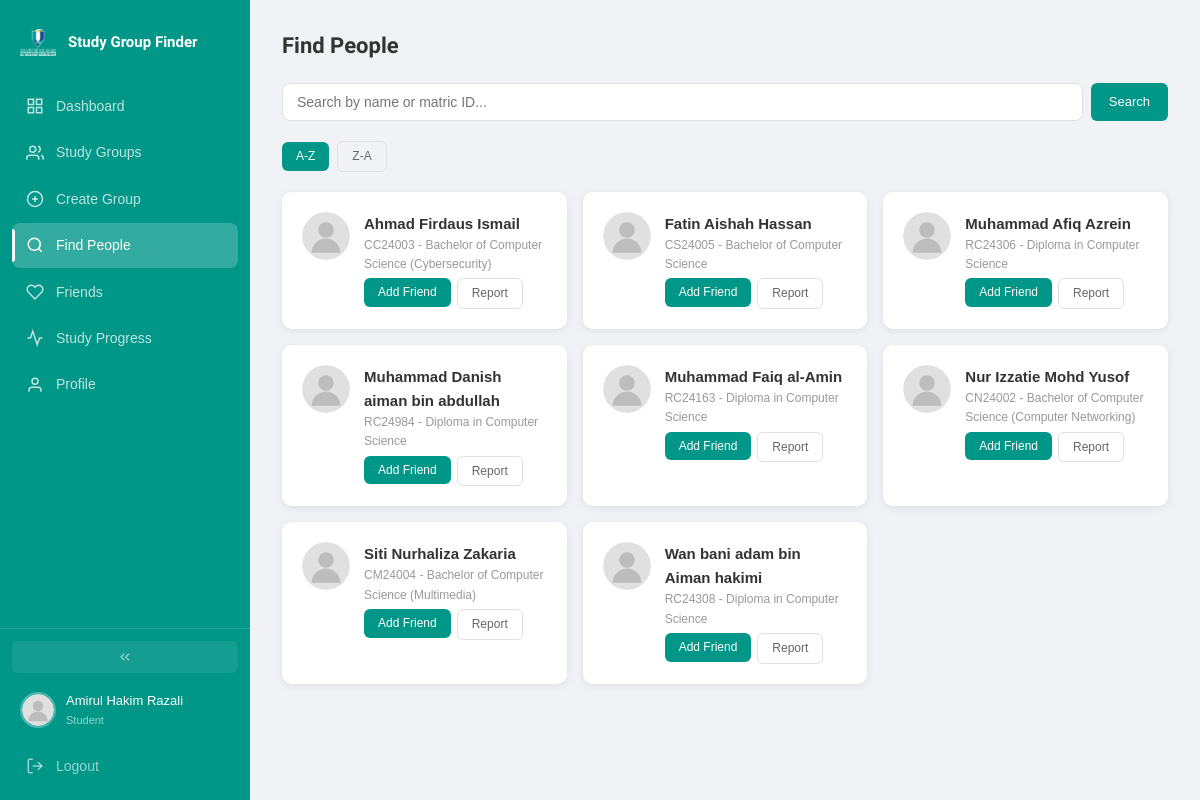
Screenshot of /php/people/index.php (signed in) with the database file from the repository.
### tables this page shows
CREATE TABLE IF NOT EXISTS users (
    id INT AUTO_INCREMENT PRIMARY KEY,
    matric_id VARCHAR(20) UNIQUE NOT NULL,
    full_name VARCHAR(100) NOT NULL,
    password VARCHAR(255) NOT NULL,
    role ENUM('Student','Admin') DEFAULT 'Student',
    approved TINYINT(1) NOT NULL DEFAULT 1,
    program VARCHAR(100),
    bio TEXT,
    avatar VARCHAR(255),
    banner VARCHAR(255),
    primary_color VARCHAR(7) DEFAULT '#009688',
    secondary_color VARCHAR(7) DEFAULT '#ffffff',
    text_color VARCHAR(7) DEFAULT '#333333',
    font_choice VARCHAR(30) DEFAULT 'Satoshi',
    card_style VARCHAR(20) DEFAULT 'plain',
    bg_type VARCHAR(20) DEFAULT 'default',
    bg_color VARCHAR(7) DEFAULT '#f0f2f5',
    bg_image VARCHAR(255),
    last_active DATETIME,
    banned_until DATETIME,
    ban_reason TEXT,
    muted_until DATETIME,
    created_at TIMESTAMP DEFAULT CURRENT_TIMESTAMP
);

### php/core/auth.php (called while the page is built, shortened)
<?php
function base_url(): string {
    $script = $_SERVER['SCRIPT_NAME'] ?? '';
    $pos = strrpos($script, '/php/');
    if ($pos !== false) {
        return substr($script, 0, $pos);
    }
    return '';
}
function e(?string $val): string {
    return htmlspecialchars($val ?? '', ENT_QUOTES, 'UTF-8');
}
function is_admin(): bool {
    return isset($_SESSION['user_role']) && $_SESSION['user_role'] === 'Admin';
}
function avatar_url(?string $avatar): string {
    return base_url() . '/css/default_avatar.svg';
}

### php/people/index.php (the view, shortened to what this page needs)
<?php
require_once __DIR__ . '/../core/auth.php';
require_once __DIR__ . '/../core/db.php';
require_once __DIR__ . '/../core/layout.php';
$uid = current_user_id();
$base = base_url();
$search = trim($_GET['q'] ?? '');
$sort = $_GET['sort'] ?? 'asc';
$order = $sort === 'desc' ? 'DESC' : 'ASC';
$where = "WHERE u.id != ? AND u.role = 'Student' AND u.approved = 1";
$params = [$uid];
$stmt = $pdo->prepare("
    SELECT u.*,
    (SELECT status FROM friends WHERE (sender_id = ? AND receiver_id = u.id) OR (sender_id = u.id AND receiver_id = ?) LIMIT 1) AS friend_status,
    (SELECT sender_id FROM friends WHERE (sender_id = ? AND receiver_id = u.id) OR (sender_id = u.id AND receiver_id = ?) LIMIT 1) AS friend_sender
    FROM users u
    $where
    ORDER BY u.full_name $order
    LIMIT 50
");
$stmt->execute(array_merge([$uid, $uid, $uid, $uid], $params));
$users = $stmt->fetchAll();
?>
<main class="main_content">
    <h1 class="page_title" style="margin-bottom:20px;"><?= is_admin() ? 'People' : 'Find People' ?></h1>
    <form method="GET" class="search_bar">
        <input class="field_input" type="text" name="q" value="<?= e($search) ?>" placeholder="Search by name or matric ID...">
        <button type="submit" class="btn btn_primary">Search</button>
    </form>
    <div class="filter_row">
        <a href="?q=<?= urlencode($search) ?>&sort=asc" class="btn <?= $sort === 'asc' ? 'btn_primary' : 'btn_ghost' ?> btn_sm">A-Z</a>
        <a href="?q=<?= urlencode($search) ?>&sort=desc" class="btn <?= $sort === 'desc' ? 'btn_primary' : 'btn_ghost' ?> btn_sm">Z-A</a>
    </div>
    <?php if (empty($users)): ?>
    <div class="empty_state">
        <h3>No people found</h3>
        <p>Try a different search term.</p>
    </div>
    <?php else: ?>
    <div class="people_grid">
        <?php foreach ($users as $u): ?>
        <div class="person_card">
            <img src="<?= avatar_url($u['avatar']) ?>" alt="" class="person_avatar">
            <div class="person_info">
                <span class="person_name"><a href="<?= $base ?>/php/profile/view.php?id=<?= $u['id'] ?>"><?= e($u['full_name']) ?></a></span>
                <span class="person_id"><?= e($u['matric_id']) ?> <?= $u['program'] ? '- ' . e($u['program']) : '' ?></span>
                <?php if (!is_admin()): ?>
                <div class="person_actions">
                    <?php if (!$u['friend_status']): ?>
                    <form method="POST" action="<?= $base ?>/php/api/friends.php" style="display:inline;">
                        <button type="submit" class="btn btn_primary btn_sm">Add Friend</button>
                    </form>
                    <?php elseif ($u['friend_status'] === 'accepted'): ?>
                    <span class="badge badge_info">Friends</span>
                    <?php endif; ?>
                    <button type="button" class="btn btn_ghost btn_sm" onclick="GSF.modal.open('report_modal');document.getElementById('report_user_id').value='<?= $u['id'] ?>';document.getElementById('report_matric').value='<?= e($u['matric_id']) ?>'">Report</button>
                </div>
                <?php endif; ?>
            </div>
        </div>
        <?php endforeach; ?>
    </div>
    <?php endif; ?>
</main>

### css/main.css (style rules this page uses)
*, *::before, *::after { margin: 0; padding: 0; box-sizing: border-box; }
:root { --primary: #009688; --primary-dark: #00796b; --primary-light: #e0f2f1; --secondary: #ffffff; --text: #333333; --text-light: #666666; --text-muted: #999999; --bg: #f0f2f5; --border: #e0e0e0; --success: #4caf50; --warning: #ff9800; --danger: #f44336; --font: 'Satoshi', sans-serif; --sidebar-width: 250px; --sidebar-collapsed: 68px; --radius: 10px; --shadow: 0 2px 8px rgba(0,0,0,.08); --shadow-lg: 0 8px 24px rgba(0,0,0,.12); --ease-out: cubic-bezier(.22,1,.36,1); --ease-spring: cubic-bezier(.34,1.56,.64,1); }
html { font-size: 15px; scroll-behavior: smooth; }
body { font-family: var(--font); background: var(--bg); color: var(--text); min-height: 100vh; line-height: 1.6; -webkit-font-smoothing: antialiased; }
a { color: inherit; text-decoration: none; }
img { max-width: 100%; display: block; }
input, button, textarea, select { font-family: inherit; font-size: inherit; }
.main_content { margin-left: var(--sidebar-width); padding: 28px 32px; min-height: 100vh; transition: margin-left 280ms var(--ease-out); }
.btn { display: inline-flex; align-items: center; justify-content: center; gap: 6px; padding: 9px 18px; border-radius: 6px; border: none; font-size: 13px; font-weight: 500; cursor: pointer; transition: background 150ms ease, transform 100ms ease, box-shadow 150ms ease; white-space: nowrap; text-decoration: none; line-height: 1.4; position: relative; overflow: hidden; }
.btn_primary { background: var(--primary); color: #fff; }
.btn_ghost { background: transparent; color: var(--text-light); border: 1px solid var(--border); }
.btn_sm { padding: 6px 14px; font-size: 12px; }
.field_input, .field_textarea, .field_select { width: 100%; padding: 10px 14px; background: #fff; border: 1px solid var(--border); border-radius: 8px; color: var(--text); font-size: 14px; outline: none; transition: border-color 200ms ease, box-shadow 200ms ease; }
.people_grid { display: grid; grid-template-columns: repeat(auto-fill, minmax(280px, 1fr)); gap: 16px; }
.person_card { background: var(--secondary); border-radius: var(--radius); padding: 20px; box-shadow: var(--shadow); display: flex; gap: 14px; align-items: flex-start; transition: transform 200ms var(--ease-spring), box-shadow 200ms ease; animation: fade_up 400ms var(--ease-out) both; }
.person_avatar { width: 48px; height: 48px; border-radius: 50%; object-fit: cover; flex-shrink: 0; }
.person_info { flex: 1; min-width: 0; }
.person_name { font-size: 15px; font-weight: 600; display: block; }
.person_id { font-size: 12px; color: var(--text-muted); display: block; margin-bottom: 4px; }
.person_actions { display: flex; gap: 6px; flex-wrap: wrap; }
.search_bar { display: flex; gap: 8px; margin-bottom: 20px; }
.search_bar .field_input { flex: 1; }
.filter_row { display: flex; gap: 8px; margin-bottom: 20px; flex-wrap: wrap; align-items: center; }
.page_title { font-size: 22px; font-weight: 700; }

### rows the page displays
users: full_name "Ahmad Firdaus Ismail", matric "CC24003", program "Bachelor of Computer Science (Cybersecurity)"
users: full_name "Fatin Aishah Hassan", matric "CS24005", program "Bachelor of Computer Science"
users: full_name "Muhammad Afiq Azrein", matric "RC24306", program "Diploma in Computer Science"
users: full_name "Muhammad Danish aiman bin abdullah", matric "RC24984", program "Diploma in Computer Science"
users: full_name "Muhammad Faiq al-Amin", matric "RC24163", program "Diploma in Computer Science"
users: full_name "Nur Izzatie Mohd Yusof", matric "CN24002", program "Bachelor of Computer Science (Computer Networking)"
users: full_name "Siti Nurhaliza Zakaria", matric "CM24004", program "Bachelor of Computer Science (Multimedia)"
users: full_name "Wan bani adam bin Aiman hakimi", matric "RC24308", program "Diploma in Computer Science"

### other values shown
$name "Amirul Hakim Razali"
$role "Student"
